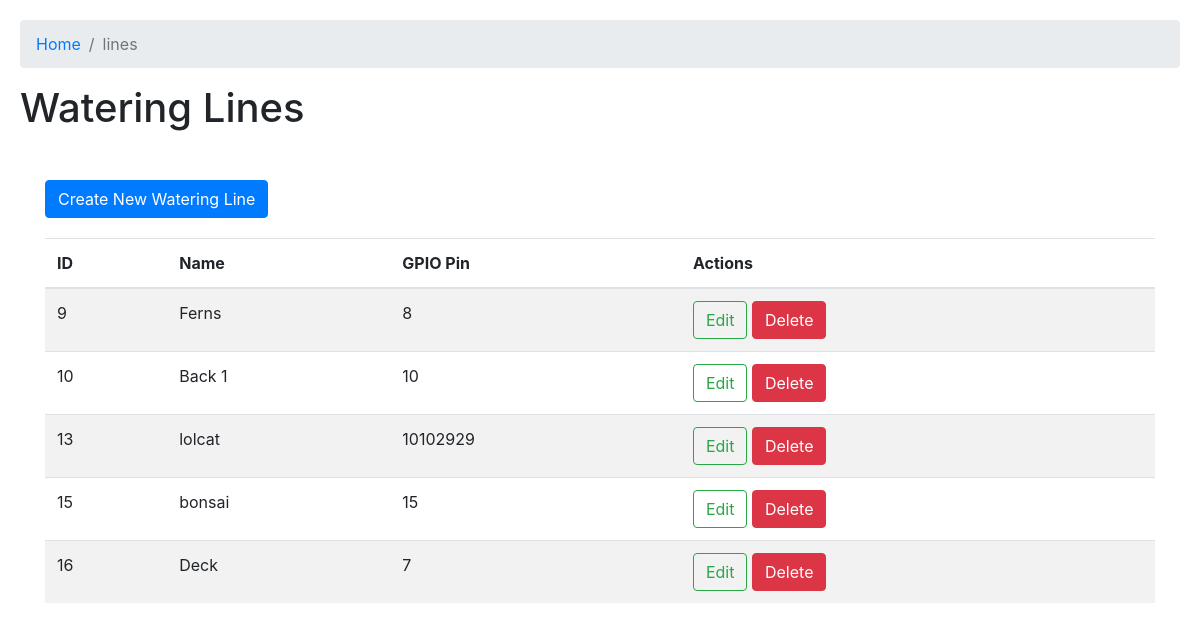
The app's page /lines/, older data.
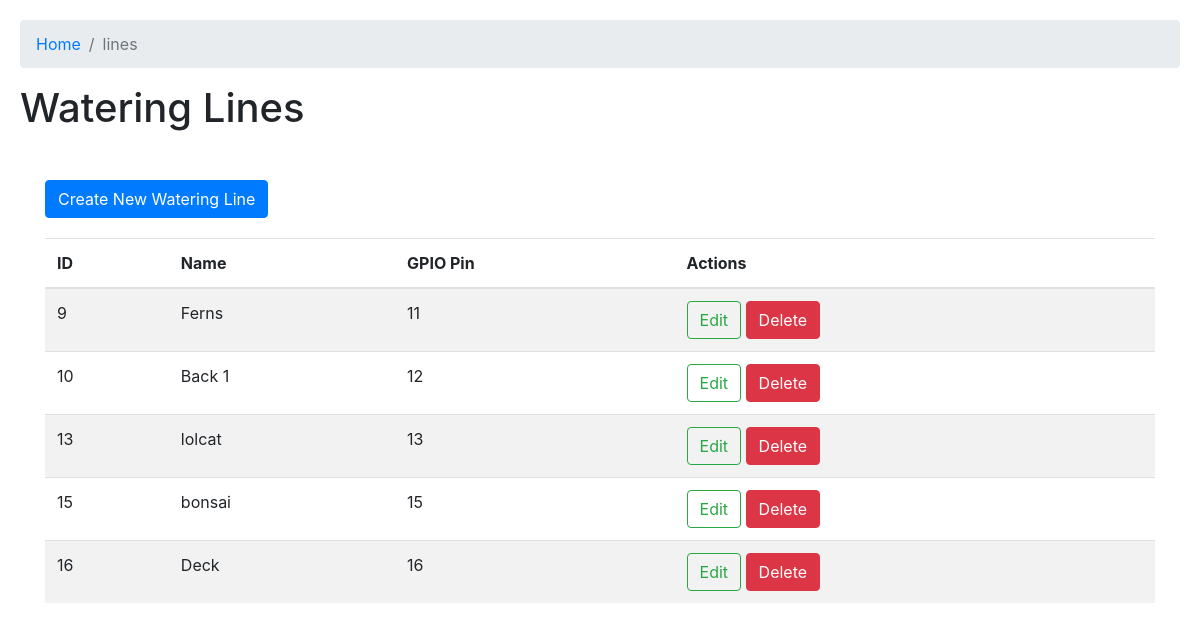
The same page, newer data.
### tables this page shows
CREATE TABLE watering_lines (
        id INTEGER PRIMARY KEY AUTOINCREMENT,
        name TEXT NOT NULL,
        gpio_pin INTEGER NOT NULL UNIQUE
    );

### main.py (the view)
@app.route("/lines/")
def list_lines():
    with SQLite() as db:
        water_lines = db.execute("SELECT * FROM watering_lines").fetchall()
    return render_template("list_lines.html", watering_lines=water_lines)

### utils.py (called while the page is built)
def dict_factory(cursor, row):
    fields = [column[0] for column in cursor.description]
    return {key: value for key, value in zip(fields, row)}

    def __enter__(self):
        try:
            self.conn = sqlite3.connect(self.file)
            self.conn.row_factory = dict_factory
            return self.conn
        except sqlite3.Error as e:
            raise RuntimeError(f"Database connection failed: {e}")

    def __exit__(self, type, value, traceback):
        if self.conn:
            if traceback is None:  # Commit only if no exception occurred
                self.conn.commit()
            self.conn.close()

### templates/list_lines.html
{% extends 'layout.html' %} {% block header %}
<h1>{% block title %}Watering Lines{% endblock %}</h1>
{% endblock %} {% block nav%}
<li class="breadcrumb-item"><a href="/">Home</a></li>
<li class="breadcrumb-item active" aria-current="page">lines</li>
{% endblock %} {% block content %}
<a href="/lines/create" style="margin-bottom: 20px; display: inline-block">
  <button type="button" class="btn btn-primary">
    Create New Watering Line
  </button>
</a>
<table class="table table-striped">
  <thead>
    <tr>
      <th>ID</th>
      <th>Name</th>
      <th>GPIO Pin</th>
      <th>Actions</th>
    </tr>
  </thead>
  <tbody>
    {% for line in watering_lines %}
    <tr>
      <td>{{ line.id }}</td>
      <td>{{ line.name }}</td>
      <td>{{ line.gpio_pin }}</td>
      <td>
        <a href="/lines/edit/{{ line.id }}">
          <button type="button" class="btn btn-outline-success">Edit</button>
        </a>
        <a
          href="/lines/delete/{{ line.id }}"
          onclick="return confirm('Are you sure you want to delete this line?');"
        >
          <button class="btn btn-danger">Delete</button>
        </a>
      </td>
    </tr>
    {% endfor %}
  </tbody>
</table>
{% endblock %}

### templates/layout.html (shortened to what this page needs)
<!doctype html>
<html>
  <head>
    {% block head %}
    <link
      href="https://stackpath.bootstrapcdn.com/bootstrap/4.3.1/css/bootstrap.min.css"
      rel="stylesheet"
    />
    {% endblock %}
  </head>
  <body>
    <nav aria-label="breadcrumb">
      <ol class="breadcrumb">
        {% block nav%}{% endblock %}
      </ol>
    </nav>
    <header>{% block header %}{% endblock %}</header>
    <div class="container mt-5" id="content">
      {% block content %}{% endblock %}
    </div>
  </body>
</html>

### templates/layout.html (style rules this page uses)
body { font-family: Arial, sans-serif; text-align: center; padding: 20px; }

Row changes from the older to the newer data that the page shows:
changed watering_lines "Ferns": gpio_pin "8" → "11"
changed watering_lines "Back 1": gpio_pin "10" → "12"
changed watering_lines "lolcat": gpio_pin "10102929" → "13"
changed watering_lines "Deck": gpio_pin "7" → "16"
